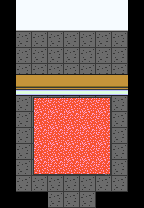

A 2D game scene composited from a Tiled map and its tileset images. What follows is a short description and the map's XML, with every tile layer's data as written:
An orthogonal 9x13 tile map with 16x16 px tiles, 4 tile layers (Gbox, BG, BG Deco, Tabletops), 2 tilesets and 1 object.

<map version="1.10" tiledversion="1.11.0" orientation="orthogonal" renderorder="right-down" width="9" height="13" tilewidth="16" tileheight="16" infinite="0" nextlayerid="6" nextobjectid="2">
 <tileset firstgid="1" source="../../Placeholder/tileset/Debug.tsx" />
 <tileset firstgid="11" source="../../Tilesets/Indoor/Office.tsx" />
 <layer id="1" name="Gbox" width="9" height="13">
  <properties>
   <property name="unity:SortingLayer" value="Background" />
  </properties>
  <data encoding="csv">
0,5,5,5,5,5,5,5,0,
0,5,5,5,5,5,5,5,0,
0,3,3,3,3,3,3,3,0,
0,3,3,3,3,3,3,3,0,
0,3,3,3,3,3,3,3,0,
0,10,10,10,10,10,10,10,0,
0,3,3,3,3,3,3,3,0,
0,3,3,3,3,3,3,3,0,
0,3,3,3,3,3,3,3,0,
0,3,3,3,3,3,3,3,0,
0,3,3,3,3,3,3,3,0,
0,3,3,3,3,3,3,3,0,
0,0,0,3,3,3,0,0,0
</data>
 </layer>
 <layer id="3" name="BG" width="9" height="13">
  <properties>
   <property name="unity:SortingLayer" value="Background" />
  </properties>
  <data encoding="csv">
0,13,13,13,13,13,13,13,0,
0,23,23,23,23,23,23,23,0,
0,50,50,50,50,50,50,50,0,
0,50,50,50,50,50,50,50,0,
0,50,50,50,50,50,50,50,0,
0,50,50,50,50,50,50,50,0,
0,50,50,50,50,50,50,50,0,
0,50,50,50,50,50,50,50,0,
0,50,50,50,50,50,50,50,0,
0,50,50,50,50,50,50,50,0,
0,50,50,50,50,50,50,50,0,
0,50,50,50,50,50,50,50,0,
0,0,0,50,50,50,0,0,0
</data>
 </layer>
 <layer id="4" name="BG Deco" width="9" height="13">
  <properties>
   <property name="unity:SortingLayer" value="Background" />
  </properties>
  <data encoding="csv">
0,0,0,0,0,0,0,0,0,
0,0,0,0,0,0,0,0,0,
0,0,0,0,0,0,0,0,0,
0,0,0,0,0,0,0,0,0,
0,0,0,0,0,0,0,0,0,
0,82,82,82,82,82,82,82,0,
0,0,37,38,38,38,39,0,0,
0,0,47,48,48,48,49,0,0,
0,0,47,48,48,48,49,0,0,
0,0,47,48,48,48,49,0,0,
0,0,57,58,58,58,59,0,0,
0,0,0,0,0,0,0,0,0,
0,0,0,0,0,0,0,0,0
</data>
 </layer>
 <layer id="5" name="Tabletops" width="9" height="13">
  <properties>
   <property name="unity:SortingLayer" value="Foreground" />
  </properties>
  <data encoding="csv">
0,0,0,0,0,0,0,0,0,
0,0,0,0,0,0,0,0,0,
0,0,0,0,0,0,0,0,0,
0,0,0,0,0,0,0,0,0,
0,42,42,42,42,42,42,42,0,
0,0,0,0,0,0,0,0,0,
0,0,0,0,0,0,0,0,0,
0,0,0,0,0,0,0,0,0,
0,0,0,0,0,0,0,0,0,
0,0,0,0,0,0,0,0,0,
0,0,0,0,0,0,0,0,0,
0,0,0,0,0,0,0,0,0,
0,0,0,0,0,0,0,0,0
</data>
 </layer>
 <objectgroup id="2" name="GboxCollisions">
  <object id="1" x="48" y="208">
   <polygon points="0,0 -48,0 -48,-128 96,-128 96,0 48,0 48,-16 80,-16 80,-112 -32,-112 -32,-16 0,-16" />
  </object>
 </objectgroup>
</map>
